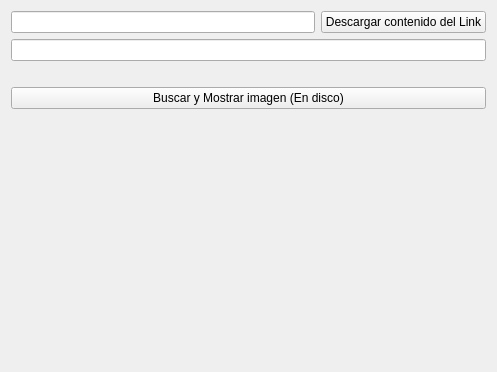
<?xml version="1.0" encoding="UTF-8"?>
<ui version="4.0">
 <class>PARSER</class>
 <widget class="QWidget" name="PARSER">
  <property name="geometry">
   <rect>
    <x>0</x>
    <y>0</y>
    <width>497</width>
    <height>372</height>
   </rect>
  </property>
  <property name="windowTitle">
   <string>PARSER</string>
  </property>
  <layout class="QGridLayout" name="gridLayout">
   <item row="3" column="0" colspan="2">
    <widget class="QPushButton" name="pushButton">
     <property name="text">
      <string>Buscar y Mostrar imagen (En disco)</string>
     </property>
    </widget>
   </item>
   <item row="0" column="1">
    <widget class="QPushButton" name="pbDescargar">
     <property name="text">
      <string>Descargar contenido del Link</string>
     </property>
    </widget>
   </item>
   <item row="1" column="0" colspan="2">
    <widget class="QLineEdit" name="leDirectorio"/>
   </item>
   <item row="2" column="0">
    <spacer name="verticalSpacer">
     <property name="orientation">
      <enum>Qt::Horizontal</enum>
     </property>
     <property name="sizeHint" stdset="0">
      <size>
       <width>40</width>
       <height>20</height>
      </size>
     </property>
    </spacer>
   </item>
   <item row="0" column="0">
    <widget class="QLineEdit" name="leLink"/>
   </item>
   <item row="4" column="0">
    <spacer name="verticalSpacer_2">
     <property name="orientation">
      <enum>Qt::Vertical</enum>
     </property>
     <property name="sizeHint" stdset="0">
      <size>
       <width>20</width>
       <height>40</height>
      </size>
     </property>
    </spacer>
   </item>
  </layout>
 </widget>
 <resources/>
 <connections/>
</ui>
